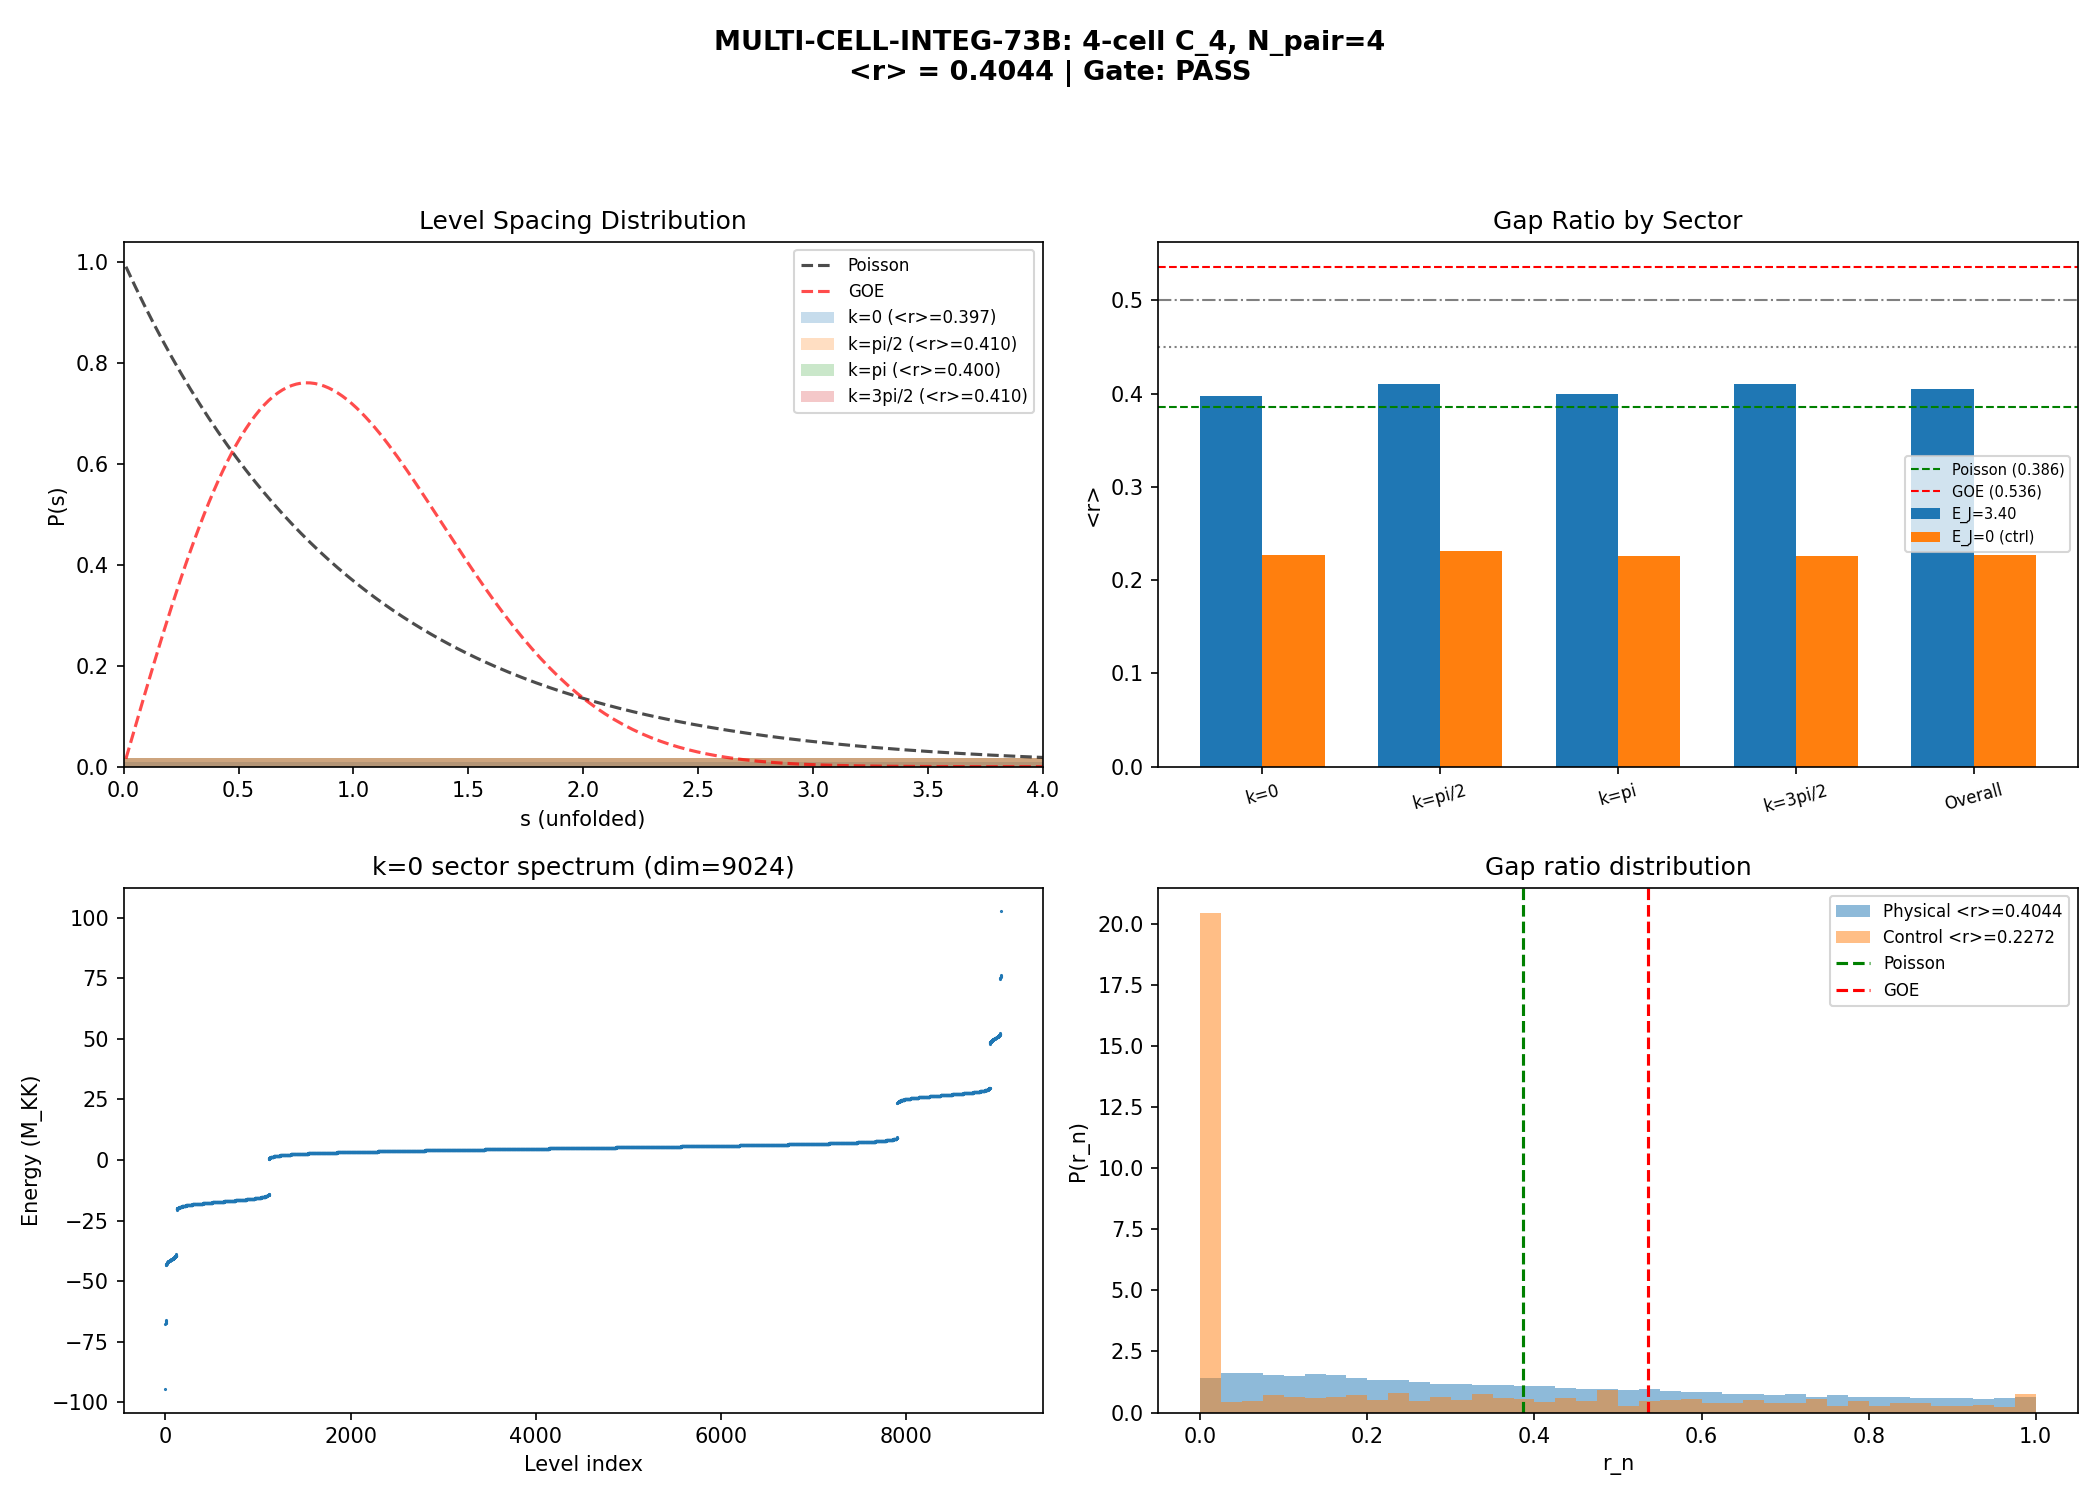

This figure's Python source:
#!/usr/bin/env python3
"""
MULTI-CELL-INTEG-73B: Multi-Cell Level Statistics at N_pair = 4
================================================================

Gate: MULTI-CELL-INTEG-73B
  PASS: <r> < 0.45 (Poisson, integrable)
  FAIL: <r> > 0.50 (Wigner-Dyson, chaotic)
  INFO: <r> in [0.45, 0.50] (intermediate)

Physics:
  Richardson-Gaudin integrability is PERMANENT at single-cell (S56).
  S63 found Poisson (<r> = 0.385) at N_pair = 2 on 2-cell and 4-cell
  sublattices of CG(24). S73B W2-E found <r> = 0.4625 (intermediate)
  for SINGLE-cell N_pair=4 BCS Hamiltonian.

  Test: does inter-cell Josephson coupling drive multi-cell N_pair=4
  toward Poisson (protected) or GOE (chaos)?

Method:
  Z_4 orbit-based symmetry reduction to avoid dense 35960x35960 matrices.
  For each basis state, compute its orbit under the Z_4 cyclic group.
  The orbit representative and momentum-adapted basis vectors are then
  built explicitly, keeping everything SPARSE.

  1. Load CG(24), extract C_4 ring
  2. Build pair Fock space C(32, 4) = 35960 states
  3. Compute Z_4 orbits: each orbit of size 4, 2, or 1
  4. For each momentum k in {0, pi/2, pi, 3pi/2}:
       - Build symmetry-adapted states |k, orbit>
       - Construct H_k in this basis (sparse)
       - Diagonalize (dense, per sector ~ 9000 x 9000)
  5. Compute <r> per sector

Session: S73B W3-B
Agent: landau-condensed-matter-theorist
"""

import sys
import os
import time
import numpy as np
from itertools import combinations
from math import comb as mcomb
from scipy.sparse import lil_matrix, csr_matrix
from scipy.linalg import eigh, eigvalsh
from scipy.optimize import minimize_scalar
from scipy.special import gamma as gamma_fn
import matplotlib
matplotlib.use('Agg')
import matplotlib.pyplot as plt

# === Import canonical constants ===
sys.path.insert(0, os.path.dirname(os.path.abspath(__file__)))
from canonical_constants import (
    tau_fold, E_cond, N_dof_BCS, M_KK,
    Delta_BCS, Delta_0_OES,
    E_B1, E_B2_mean, E_B3_mean,
    J_C2, J_su2, J_u1, T_acoustic,
    N_cells as N_cells_fabric,
)

data_dir = os.path.dirname(os.path.abspath(__file__))

t_start = time.time()

# =====================================================================
#  1. LOAD INPUT DATA
# =====================================================================

print("=" * 72)
print("MULTI-CELL-INTEG-73B: Level Statistics at N_pair = 4")
print("=" * 72)

cg24_data = np.load(os.path.join(data_dir, 's60_entangle_cg24.npz'), allow_pickle=True)
adj_cg24 = cg24_data['adj'].astype(float)
N_vertices_cg24 = int(cg24_data['N_vertices'])
degree_cg24 = int(cg24_data['degree'])

d56 = np.load(os.path.join(data_dir, 's56_gge_fabric.npz'), allow_pickle=True)
eps_fold = d56['eps_fold']
V_fold = d56['V_fold']
E_J_S56 = float(d56['E_J_fold'])  # (local)

E_J = E_J_S56  # (local)

N_modes = len(eps_fold)  # 8
N_pair = 4               # (local)
N_cells = 4              # (local)

print(f"CG(24): {N_vertices_cg24} vertices, degree {degree_cg24}")
print(f"N_modes/cell = {N_modes}, N_pair = {N_pair}, N_cells = {N_cells}")
print(f"E_J = {E_J:.6f} M_KK")
print(f"Delta_BCS = {Delta_BCS:.6f} M_KK")
print(f"E_J/Delta = {E_J/Delta_BCS:.2f}")
print(f"eps_fold = {eps_fold}")
print(f"V_fold diagonal = {np.diag(V_fold)}")
print()

# =====================================================================
#  2. EXTRACT C_4 RING SUBGRAPH FROM CG(24)
# =====================================================================

print("=" * 72)
print("C_4 RING EXTRACTION")
print("=" * 72)

def find_C4(adj, n):
    for v0 in range(n):
        nbrs0 = np.where(adj[v0] > 0.5)[0]
        for v1 in nbrs0:
            if v1 <= v0:
                continue
            nbrs1 = np.where(adj[v1] > 0.5)[0]
            for v2 in nbrs1:
                if v2 == v0:
                    continue
                if adj[v2, v0] > 0.5:
                    continue
                nbrs2 = np.where(adj[v2] > 0.5)[0]
                for v3 in nbrs2:
                    if v3 in (v0, v1):
                        continue
                    if adj[v3, v0] > 0.5 and adj[v3, v1] < 0.5:
                        return (v0, v1, v2, v3)
    return None

c4_verts = find_C4(adj_cg24, N_vertices_cg24)
assert c4_verts is not None
v0, v1, v2, v3 = c4_verts
assert adj_cg24[v0, v1] > 0.5
assert adj_cg24[v1, v2] > 0.5
assert adj_cg24[v2, v3] > 0.5
assert adj_cg24[v3, v0] > 0.5
assert adj_cg24[v0, v2] < 0.5
assert adj_cg24[v1, v3] < 0.5
print(f"C_4 ring in CG(24): vertices {c4_verts}")

# C_4 ring adjacency: 0-1, 1-2, 2-3, 3-0
adj_C4 = np.array([
    [0, 1, 0, 1],
    [1, 0, 1, 0],
    [0, 1, 0, 1],
    [1, 0, 1, 0],
], dtype=float)

# =====================================================================
#  3. PAIR FOCK SPACE AND Z_4 ORBITS
# =====================================================================

print("\n" + "=" * 72)
print("PAIR FOCK SPACE AND Z_4 ORBITS")
print("=" * 72)

N_slots = N_modes * N_cells  # 32   # (local)
dim_total = mcomb(N_slots, N_pair)  # 35960  # (local)
print(f"N_slots = {N_slots}, dim_total = {dim_total}")

t_basis = time.time()
# Build basis efficiently using numpy-indexed tuples
basis = list(combinations(range(N_slots), N_pair))
state_index = {s: i for i, s in enumerate(basis)}
print(f"Basis built in {time.time() - t_basis:.1f} s")

def translate_state(slots, n_modes, n_cells):
    """Apply Z_4 translation cell j -> cell (j+1) mod N_cells."""
    new_slots = []
    for s in slots:
        m = s % n_modes
        c = s // n_modes
        c_new = (c + 1) % n_cells
        new_slots.append(c_new * n_modes + m)
    return tuple(sorted(new_slots))


# Compute orbits: for each state, find its Z_4 orbit
# Each orbit has period p where p | 4, so p in {1, 2, 4}.
# p = 4: generic orbit (4 states)
# p = 2: states invariant under T^2 (2 states in orbit)
# p = 1: states invariant under T (1 state in orbit)
print("Computing Z_4 orbits...")
t_orbit = time.time()

orbit_reps = []          # List of orbit representatives (tuples)
orbit_rep_index = {}     # orbit_id -> index in orbit_reps
orbit_of_state = np.full(dim_total, -1, dtype=np.int64)  # state -> orbit id
orbit_phase = np.zeros(dim_total, dtype=np.int8)  # n such that T^n |rep> = |state>
orbit_periods = []       # Period of each orbit (1, 2, or 4)

visited = np.zeros(dim_total, dtype=bool)

for i in range(dim_total):
    if visited[i]:
        continue
    state = basis[i]
    orbit_id = len(orbit_reps)
    orbit_reps.append(state)
    orbit_rep_index[state] = orbit_id

    # Apply T repeatedly
    cur_state = state
    orbit_indices = [i]
    for n in range(1, 4):
        cur_state = translate_state(cur_state, N_modes, N_cells)
        if cur_state == state:
            # Orbit closes at period n
            break
        idx = state_index[cur_state]
        orbit_indices.append(idx)

    period = len(orbit_indices)
    orbit_periods.append(period)

    for n, idx in enumerate(orbit_indices):
        visited[idx] = True
        orbit_of_state[idx] = orbit_id
        orbit_phase[idx] = n

orbit_periods = np.array(orbit_periods, dtype=np.int8)
n_orbits = len(orbit_reps)

p1 = np.sum(orbit_periods == 1)
p2 = np.sum(orbit_periods == 2)
p4 = np.sum(orbit_periods == 4)
print(f"Orbit counts: p=1: {p1}, p=2: {p2}, p=4: {p4}")
print(f"Total orbits: {n_orbits}")
print(f"Sanity check: 1*{p1} + 2*{p2} + 4*{p4} = {p1 + 2*p2 + 4*p4} "
      f"(should be {dim_total})")
assert p1 + 2*p2 + 4*p4 == dim_total
print(f"Orbit computation: {time.time() - t_orbit:.1f} s")

# =====================================================================
#  4. SECTOR DIMENSIONS
# =====================================================================
#
# A momentum sector k = 2*pi*n/N_cells contains an orbit of period p iff
# the symmetry sum Sum_{m=0}^{p-1} exp(-i*k*m) is nonzero.
# Equivalently: n*p must be a multiple of N_cells = 4.
#
#   period 1 (p=1): only n=0 (T|rep> = |rep> ≡ sector k=0)
#   period 2 (p=2): n*2 ≡ 0 mod 4 => n in {0, 2}, i.e., k=0 and k=pi
#   period 4 (p=4): n*4 ≡ 0 mod 4 for all n => all 4 sectors
#
# Each compatible orbit contributes exactly ONE state to that sector.
# Sector dimensions:
#   n=0 (k=0):      p1 + p2 + p4
#   n=1 (k=pi/2):   0  + 0  + p4
#   n=2 (k=pi):     0  + p2 + p4
#   n=3 (k=3pi/2):  0  + 0  + p4
#
# For a real Hamiltonian, n=1 and n=3 sectors give identical spectra
# (complex conjugate pair). We diagonalize each as a complex Hermitian.

dim_k0 = p1 + p2 + p4   # (local)
dim_k1 = p4             # (local)
dim_k2 = p2 + p4        # (local)
dim_k3 = p4             # (local)
print(f"\nSector dimensions:")
print(f"  k=0:     {dim_k0}")
print(f"  k=pi/2:  {dim_k1}")
print(f"  k=pi:    {dim_k2}")
print(f"  k=3pi/2: {dim_k3}")
print(f"  Sum:     {dim_k0 + dim_k1 + dim_k2 + dim_k3} (should be {dim_total})")
assert dim_k0 + dim_k1 + dim_k2 + dim_k3 == dim_total

# Build orbit index list per sector
# For each sector, list the orbit IDs that contribute
orbit_in_sector = {0: [], 1: [], 2: [], 3: []}  # (local)
for oid, p in enumerate(orbit_periods):
    if p == 1:
        # period-1 orbits: only k=0
        orbit_in_sector[0].append(oid)
    elif p == 2:
        # period-2 orbits: k=0 and k=pi
        orbit_in_sector[0].append(oid)
        orbit_in_sector[2].append(oid)
    elif p == 4:
        # period-4 orbits: all 4 sectors
        for k in range(4):
            orbit_in_sector[k].append(oid)

# Inverse: orbit -> index within sector
orbit_to_sector_idx = {0: {}, 1: {}, 2: {}, 3: {}}  # (local)
for k in range(4):
    for idx, oid in enumerate(orbit_in_sector[k]):
        orbit_to_sector_idx[k][oid] = idx

# =====================================================================
#  5. HAMILTONIAN MATRIX ELEMENTS IN ORBIT BASIS
# =====================================================================
#
# The symmetry-adapted basis vector in sector k for orbit o is:
#   |k, o> = (1/sqrt(N_o)) * Sum_{n=0}^{period-1} exp(-2*pi*i*k*n/4) * T^n|rep_o>
# where N_o = period (normalization).
#
# We need a bit more care: the phase factor for state m = T^n |rep> in sector k is
# exp(-2*pi*i*k*n/4) / sqrt(period).
#
# The matrix element <k, o' | H | k, o> is then computed by:
#   1. For each state in orbit o with its phase factor,
#   2. Apply H to generate off-diagonal terms (intra-cell + Josephson),
#   3. Find which orbit each new state belongs to,
#   4. Accumulate with the conjugate phase of the target.
#
# Because H commutes with T, the result is independent of which state in orbit o
# we start from -- but we need to sum over ALL states in the orbit to get the
# correctly normalized matrix element. Equivalently, we start from the rep and
# the accumulated factor picks up the phase of the target orbit element.

def hamiltonian_action(slots, eps, V, E_J_val, adj, n_cells, n_modes, n_pair):
    """
    Apply H to state |slots> and return list of (new_state, amplitude).
    Includes diagonal kinetic and off-diagonal scattering terms.
    Off-diagonal comes from intra-cell pair scattering (V) and
    inter-cell Josephson tunneling (E_J).
    """
    contributions = []  # (local)

    # Diagonal
    E_diag = 0.0  # (local)
    for s in slots:
        m = s % n_modes
        E_diag += 2.0 * eps[m]
        E_diag -= V[m, m]

    for a_idx in range(n_pair):
        for b_idx in range(a_idx + 1, n_pair):
            s_a = slots[a_idx]
            s_b = slots[b_idx]
            m_a, c_a = s_a % n_modes, s_a // n_modes
            m_b, c_b = s_b % n_modes, s_b // n_modes
            if c_a == c_b:
                E_diag += V[m_a, m_b]

    contributions.append((tuple(sorted(slots)), E_diag))

    # Off-diagonal
    for p_idx in range(n_pair):
        s_p = slots[p_idx]
        m_p = s_p % n_modes
        c_p = s_p // n_modes

        other_slots = list(slots[:p_idx]) + list(slots[p_idx+1:])
        other_set_p = set(other_slots)

        # Intra-cell scattering: scatter pair m_p -> k in same cell
        for k in range(n_modes):
            if k == m_p:
                continue
            new_slot = c_p * n_modes + k
            if new_slot in other_set_p:
                continue
            new_state = tuple(sorted(other_slots + [new_slot]))
            contributions.append((new_state, -V[k, m_p]))

        # Josephson tunneling: pair -> any mode in adjacent cell
        for c_target in range(n_cells):
            if adj[c_p, c_target] < 0.5:
                continue
            for l in range(n_modes):
                new_slot = c_target * n_modes + l
                if new_slot == s_p:
                    continue
                if new_slot in other_set_p:
                    continue
                new_state = tuple(sorted(other_slots + [new_slot]))
                contributions.append((new_state, -E_J_val / 2.0))

    return contributions


def build_sector_hamiltonian(k_idx, eps, V, E_J_val, adj,
                             orbit_reps, orbit_periods, orbit_of_state,
                             orbit_phase, state_index, basis,
                             orbit_in_sector, orbit_to_sector_idx,
                             n_cells, n_modes, n_pair):
    """
    Build the Hamiltonian matrix in the sector k_idx (n=0,1,2,3).
    k_actual = 2*pi*k_idx/4.
    Returns a complex Hermitian dense matrix of size dim_k x dim_k.
    """
    omega = np.exp(-2j * np.pi * k_idx / 4)  # phase per translation step  # (local)

    sector_orbits = orbit_in_sector[k_idx]
    dim_k = len(sector_orbits)  # (local)

    H_k = np.zeros((dim_k, dim_k), dtype=np.complex128)

    for sec_idx, oid in enumerate(sector_orbits):
        rep = orbit_reps[oid]
        period_o = orbit_periods[oid]

        # Apply H to the representative
        contribs = hamiltonian_action(rep, eps, V, E_J_val, adj,
                                       n_cells, n_modes, n_pair)

        # For each resulting state, determine its orbit and phase within that orbit
        for new_state, amp in contribs:
            if amp == 0.0:
                continue
            new_idx = state_index[new_state]
            new_oid = orbit_of_state[new_idx]
            new_phase = orbit_phase[new_idx]
            new_period = orbit_periods[new_oid]

            # Check if this orbit belongs to sector k
            # An orbit of period p contributes to sector k iff k_idx*p ≡ 0 mod 4
            # period 1: only k=0; period 2: k in {0, 2}; period 4: all k
            if new_period == 1 and k_idx != 0:
                continue
            if new_period == 2 and k_idx not in (0, 2):
                continue
            # (period 4 always included)

            # Matrix element: <k, new_o | H | k, o>
            # |k, o> = (1/sqrt(period_o)) * Sum_n omega^n * T^n|rep_o>
            # When we apply H to |rep_o>, we get states in various orbits.
            # The projection onto |k, new_o> extracts the coefficient of
            # the representative of new_o, with appropriate phase.
            #
            # The amplitude becomes:
            #   H_k[new_sec_idx, sec_idx] += (1/sqrt(period_o * new_period))
            #                                * sum over orbit members of source
            #                                * amp * omega^{-new_phase}
            #
            # Since H commutes with T, applying H to any state in orbit o gives
            # a "shifted" version of what applying H to the rep gives. Summing
            # over orbit members produces a factor of period_o.
            # The normalization (1/sqrt(period_o * new_period)) * period_o
            # = sqrt(period_o / new_period).

            new_sec_idx = orbit_to_sector_idx[k_idx][new_oid]

            norm = np.sqrt(period_o / new_period)  # (local)
            phase_factor = omega**(-int(new_phase))  # conjugate phase  # (local)

            H_k[new_sec_idx, sec_idx] += amp * norm * phase_factor

    # Symmetrize (ensure Hermitian)
    H_k = 0.5 * (H_k + H_k.conj().T)

    return H_k


# =====================================================================
#  6. BUILD AND DIAGONALIZE EACH SECTOR
# =====================================================================

print("\n" + "=" * 72)
print("BUILDING AND DIAGONALIZING SECTOR HAMILTONIANS")
print("=" * 72)

results = {}  # (local)
sector_names = {0: "k=0", 1: "k=pi/2", 2: "k=pi", 3: "k=3pi/2"}  # (local)

for k_idx in range(4):
    name = sector_names[k_idx]
    dim_k = len(orbit_in_sector[k_idx])  # (local)
    print(f"\n--- Sector {name}: dim = {dim_k} ---")

    t_sec = time.time()

    # Physical Hamiltonian
    H_k = build_sector_hamiltonian(
        k_idx, eps_fold, V_fold, E_J, adj_C4,
        orbit_reps, orbit_periods, orbit_of_state,
        orbit_phase, state_index, basis,
        orbit_in_sector, orbit_to_sector_idx,
        N_cells, N_modes, N_pair
    )
    t_build_k = time.time() - t_sec
    print(f"  H_k built in {t_build_k:.1f} s")

    # Hermiticity check
    herm_err = np.max(np.abs(H_k - H_k.conj().T))
    print(f"  Hermiticity: max|H - H^dag| = {herm_err:.2e}")

    # Diagonalize
    t_diag = time.time()
    evals_phys = eigvalsh(H_k)
    print(f"  Diagonalized in {time.time() - t_diag:.1f} s")
    print(f"  E range: [{evals_phys[0]:.4f}, {evals_phys[-1]:.4f}]")

    # Control: E_J = 0
    t_ctrl = time.time()
    H_k_ctrl = build_sector_hamiltonian(
        k_idx, eps_fold, V_fold, 0.0, adj_C4,
        orbit_reps, orbit_periods, orbit_of_state,
        orbit_phase, state_index, basis,
        orbit_in_sector, orbit_to_sector_idx,
        N_cells, N_modes, N_pair
    )
    evals_ctrl = eigvalsh(H_k_ctrl)
    print(f"  Control built+diagonalized in {time.time() - t_ctrl:.1f} s")

    del H_k, H_k_ctrl

    results[name] = {
        'evals': evals_phys,
        'evals_ctrl': evals_ctrl,
        'dim': dim_k,
        'k_idx': k_idx,
    }

# =====================================================================
#  7. LEVEL SPACING STATISTICS
# =====================================================================

print("\n" + "=" * 72)
print("LEVEL SPACING STATISTICS")
print("=" * 72)

def compute_r_statistic(eigenvalues, unfold_degree=5):
    E = np.sort(eigenvalues)
    N_E = len(E)  # (local)

    if N_E < 10:
        return np.nan, np.array([]), np.array([])

    # Polynomial unfolding
    N_stair = np.arange(1, N_E + 1)  # (local)
    deg = min(unfold_degree, N_E - 2)  # (local)
    if deg < 1:
        deg = 1  # (local)
    poly = np.polyfit(E, N_stair, deg=deg)  # (local)
    E_unf = np.polyval(poly, E)  # (local)

    s = np.diff(E_unf)  # (local)
    s = s[s > 1e-14]

    if len(s) < 3:
        return np.nan, np.array([]), s

    r_n = np.minimum(s[:-1], s[1:]) / np.maximum(s[:-1], s[1:])  # (local)

    return np.mean(r_n), r_n, s


def brody_nll(eta, spacings):
    if eta < 0 or eta > 2:
        return 1e10
    s = spacings / np.mean(spacings)
    s = s[s > 1e-14]
    a = (gamma_fn((eta + 2) / (eta + 1)))**(1 + eta)  # (local)
    ll = np.sum(np.log(1 + eta) + np.log(a) + eta * np.log(s + 1e-30)
                 - a * s**(1 + eta))  # (local)
    return -ll


print("\n--- Physical Hamiltonian ---")
r_values = {}  # (local)
all_r_n = []   # (local)
all_spacings = []  # (local)

for name, data in results.items():
    r_mean, r_n, spacings = compute_r_statistic(data['evals'])
    data['r_mean'] = r_mean
    data['r_n'] = r_n
    data['spacings'] = spacings
    r_values[name] = r_mean

    if len(spacings) > 10:
        res_b = minimize_scalar(lambda eta: brody_nll(eta, spacings),
                                bounds=(0.0, 1.5), method='bounded')
        data['brody_eta'] = res_b.x
    else:
        data['brody_eta'] = np.nan

    print(f"  {name}: <r> = {r_mean:.4f}, dim = {data['dim']}, "
          f"eta = {data['brody_eta']:.3f}")

    if len(r_n) > 0:
        all_r_n.extend(r_n)
    if len(spacings) > 0:
        all_spacings.extend(spacings)

all_r_n = np.array(all_r_n)
r_overall = np.mean(all_r_n)  # (local)
r_std = np.std(all_r_n) / np.sqrt(len(all_r_n))  # (local)
print(f"\n  OVERALL: <r> = {r_overall:.4f} +/- {r_std:.4f}")

all_spacings = np.array(all_spacings)
if len(all_spacings) > 10:
    res_bo = minimize_scalar(lambda eta: brody_nll(eta, all_spacings),
                              bounds=(0.0, 1.5), method='bounded')
    eta_overall = res_bo.x  # (local)
else:
    eta_overall = np.nan
print(f"  OVERALL Brody eta = {eta_overall:.3f}")

print("\n--- Control (E_J = 0) ---")
all_r_n_ctrl = []   # (local)
for name, data in results.items():
    r_mean_c, r_n_c, spacings_c = compute_r_statistic(data['evals_ctrl'])
    data['r_ctrl'] = r_mean_c

    if len(spacings_c) > 10:
        res_bc = minimize_scalar(lambda eta: brody_nll(eta, spacings_c),
                                 bounds=(0.0, 1.5), method='bounded')
        data['brody_ctrl'] = res_bc.x
    else:
        data['brody_ctrl'] = np.nan

    print(f"  {name}: <r> = {r_mean_c:.4f}, eta = {data['brody_ctrl']:.3f}")
    if len(r_n_c) > 0:
        all_r_n_ctrl.extend(r_n_c)

all_r_n_ctrl = np.array(all_r_n_ctrl)
r_ctrl_overall = np.mean(all_r_n_ctrl)  # (local)
r_ctrl_std = np.std(all_r_n_ctrl) / np.sqrt(len(all_r_n_ctrl))  # (local)
print(f"\n  CONTROL OVERALL: <r> = {r_ctrl_overall:.4f} +/- {r_ctrl_std:.4f}")

# =====================================================================
#  8. GATE VERDICT
# =====================================================================

print("\n" + "=" * 72)
print("GATE VERDICT")
print("=" * 72)

r_Poisson = 0.386  # (local)
r_GOE = 0.536      # (local)
r_GUE = 0.603      # (local)

print(f"References: Poisson = {r_Poisson}, GOE = {r_GOE}, GUE = {r_GUE}")
print(f"Physical:   <r> = {r_overall:.4f} +/- {r_std:.4f}")
print(f"Control:    <r> = {r_ctrl_overall:.4f} +/- {r_ctrl_std:.4f}")

alpha_interp = (r_overall - r_Poisson) / (r_GOE - r_Poisson)  # (local)
alpha_ctrl = (r_ctrl_overall - r_Poisson) / (r_GOE - r_Poisson)  # (local)
print(f"\nInterpolation alpha (0=Poisson, 1=GOE):")
print(f"  Physical: alpha = {alpha_interp:.3f}")
print(f"  Control:  alpha = {alpha_ctrl:.3f}")

if r_overall < 0.45:
    gate_verdict = "PASS"
    gate_detail = (f"<r> = {r_overall:.4f} < 0.45. "
                   f"Multi-cell R-G integrability survives at N_pair=4.")
elif r_overall > 0.50:
    gate_verdict = "FAIL"
    gate_detail = (f"<r> = {r_overall:.4f} > 0.50. "
                   f"Josephson coupling breaks R-G integrability at N_pair=4.")
else:
    gate_verdict = "INFO"
    gate_detail = (f"<r> = {r_overall:.4f} in [0.45, 0.50]. "
                   f"Intermediate: inconclusive at this system size.")

print(f"\nGate MULTI-CELL-INTEG-73B: {gate_verdict}")
print(f"  {gate_detail}")

# =====================================================================
#  9. SAVE
# =====================================================================

print("\n" + "=" * 72)
print("SAVING")
print("=" * 72)

t_total = time.time() - t_start

save_dict = {
    'gate_name': 'MULTI-CELL-INTEG-73B',
    'gate_verdict': gate_verdict,
    'gate_detail': gate_detail,
    'N_modes': N_modes,
    'N_cells': N_cells,
    'N_pair': N_pair,
    'N_slots': N_slots,
    'dim_total': dim_total,
    'E_J': E_J,
    'Delta_BCS': Delta_BCS,
    'EJ_over_Delta': E_J / Delta_BCS,
    'c4_verts': np.array(c4_verts),
    'n_orbits': n_orbits,
    'orbit_periods': orbit_periods,
    'r_overall': r_overall,
    'r_overall_std': r_std,
    'r_ctrl_overall': r_ctrl_overall,
    'r_ctrl_std': r_ctrl_std,
    'eta_overall': eta_overall,
    'alpha_interp': alpha_interp,
    'r_Poisson': r_Poisson,
    'r_GOE': r_GOE,
    'r_GUE': r_GUE,
    'elapsed_s': t_total,
}

for name, data in results.items():
    key = name.replace('=', '').replace('/', '_')
    save_dict[f'r_{key}'] = data['r_mean']
    save_dict[f'r_ctrl_{key}'] = data['r_ctrl']
    save_dict[f'dim_{key}'] = data['dim']
    save_dict[f'eta_{key}'] = data['brody_eta']
    save_dict[f'eta_ctrl_{key}'] = data['brody_ctrl']
    save_dict[f'evals_{key}'] = data['evals']
    save_dict[f'evals_ctrl_{key}'] = data['evals_ctrl']

outpath = os.path.join(data_dir, 's73b_multi_cell_integ.npz')
np.savez(outpath, **save_dict)
print(f"Saved: {outpath}")

# =====================================================================
#  10. PLOT
# =====================================================================

fig, axes = plt.subplots(2, 2, figsize=(14, 10))

ax = axes[0, 0]
s_ref = np.linspace(0.01, 4.0, 200)
ax.plot(s_ref, np.exp(-s_ref), 'k--', lw=1.5, label='Poisson', alpha=0.7)
ax.plot(s_ref, (np.pi/2)*s_ref*np.exp(-np.pi*s_ref**2/4), 'r--',
        lw=1.5, label='GOE', alpha=0.7)  # (local)

colors = ['#1f77b4', '#ff7f0e', '#2ca02c', '#d62728']
for (name, data), color in zip(results.items(), colors):
    if len(data['spacings']) > 5:
        s_norm = data['spacings'] / np.mean(data['spacings'])
        ax.hist(s_norm, bins=30, density=True, alpha=0.25, color=color,
                label=f'{name} (<r>={data["r_mean"]:.3f})')

ax.set_xlabel('s (unfolded)')
ax.set_ylabel('P(s)')
ax.set_title('Level Spacing Distribution')
ax.legend(fontsize=8)
ax.set_xlim(0, 4)

ax = axes[0, 1]
sec_list = list(results.keys()) + ['Overall']
r_phys = [results[k]['r_mean'] for k in results.keys()] + [r_overall]
r_ctrl_list = [results[k]['r_ctrl'] for k in results.keys()] + [r_ctrl_overall]

x = np.arange(len(sec_list))
width = 0.35  # (local)
ax.bar(x - width/2, r_phys, width, label=f'E_J={E_J:.2f}', color='#1f77b4')
ax.bar(x + width/2, r_ctrl_list, width, label='E_J=0 (ctrl)', color='#ff7f0e')
ax.axhline(y=r_Poisson, color='g', ls='--', lw=1, label='Poisson (0.386)')
ax.axhline(y=r_GOE, color='r', ls='--', lw=1, label='GOE (0.536)')
ax.axhline(y=0.45, color='gray', ls=':', lw=1)
ax.axhline(y=0.50, color='gray', ls='-.', lw=1)
ax.set_xticks(x)
ax.set_xticklabels(sec_list, fontsize=8, rotation=15)
ax.set_ylabel('<r>')
ax.set_title('Gap Ratio by Sector')
ax.legend(fontsize=7)

ax = axes[1, 0]
evals_k0 = results['k=0']['evals']
ax.plot(np.arange(len(evals_k0)), evals_k0, '.', ms=1, color='#1f77b4')
ax.set_xlabel('Level index')
ax.set_ylabel('Energy (M_KK)')
ax.set_title(f'k=0 sector spectrum (dim={len(evals_k0)})')

ax = axes[1, 1]
ax.hist(all_r_n, bins=40, density=True, alpha=0.5, color='#1f77b4',
        label=f'Physical <r>={r_overall:.4f}')
ax.hist(all_r_n_ctrl, bins=40, density=True, alpha=0.5, color='#ff7f0e',
        label=f'Control <r>={r_ctrl_overall:.4f}')
ax.axvline(x=r_Poisson, color='g', ls='--', lw=1.5, label='Poisson')
ax.axvline(x=r_GOE, color='r', ls='--', lw=1.5, label='GOE')
ax.set_xlabel('r_n')
ax.set_ylabel('P(r_n)')
ax.set_title('Gap ratio distribution')
ax.legend(fontsize=8)

fig.suptitle(f'MULTI-CELL-INTEG-73B: 4-cell C_4, N_pair=4\n'
             f'<r> = {r_overall:.4f} | Gate: {gate_verdict}',
             fontsize=13, fontweight='bold')
fig.tight_layout(rect=[0, 0, 1, 0.93])

plotpath = os.path.join(data_dir, 's73b_multi_cell_integ.png')
fig.savefig(plotpath, dpi=150)
print(f"Plot saved: {plotpath}")

print(f"\nTotal elapsed: {t_total:.1f} s")
print("Done.")
